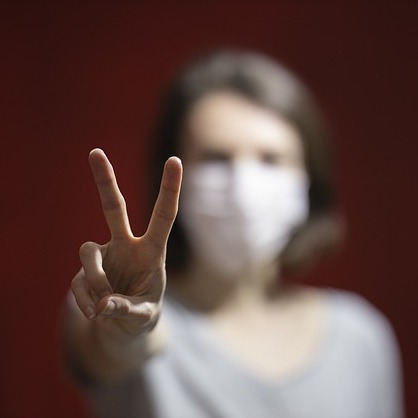
#> input picture ex_img/victory.jpg, 418 x 418 px
$ python pil_ex_4_gif.py
#> lines starting #> are read from the running program, lines starting #| are printed output that depends on the picture
from PIL import Image

# 이미지 파일 경로
image_path = '../ex_img/victory.jpg'

try:
    # 이미지 열기
    image = Image.open(image_path)
#> image is the input picture: PIL image 418x418 RGB; mean R, G, B 99.7, 74.3, 69.7

    print(f"원본 이미지 크기: {image.size}")
#| 원본 이미지 크기: (418, 418)

    # 1. 이미지 90도 회전
    rotated_90 = image.rotate(90, expand=True)
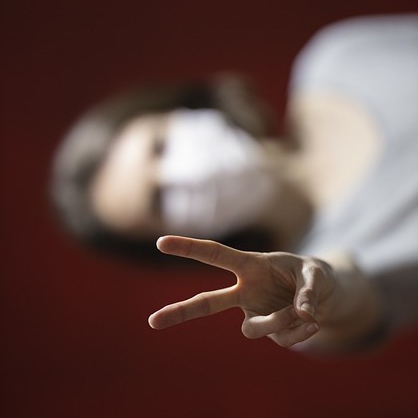
#> rotated_90: PIL image 418x418 RGB; mean R, G, B 99.7, 74.3, 69.7
    rotated_90.save('../ex_img/victory_rotate_90.jpg')
    print("90도 회전 이미지 저장 완료")

    # 2. 이미지 180도 회전
    rotated_180 = image.rotate(180)
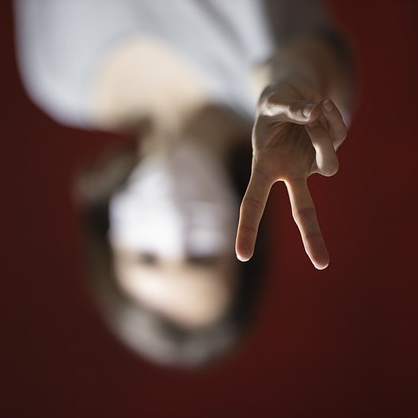
#> rotated_180: PIL image 418x418 RGB; mean R, G, B 99.7, 74.3, 69.7
    rotated_180.save('../ex_img/victory_rotate_180.jpg')
    print("180도 회전 이미지 저장 완료")

    # 3. 이미지 중앙 부분 자르기
    width, height = image.size
#> width = 418; height = 418

    # 중앙의 절반 크기로 자르기
    left = width // 4
#> left = 104
    top = height // 4
#> top = 104
    right = 3 * width // 4
#> right = 313
    bottom = 3 * height // 4
#> bottom = 313

    cropped_image = image.crop((left, top, right, bottom))
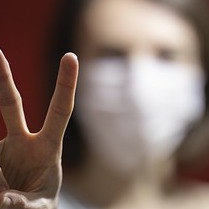
#> cropped_image: PIL image 209x209 RGB; mean R, G, B 127.8, 107.8, 99.2
    cropped_image.save('../ex_img/victory_cropped.jpg')
    print(f"자른 이미지 저장 완료 - 크기: {cropped_image.size}")
#| 자른 이미지 저장 완료 - 크기: (209, 209)

    # 4. 이미지 좌우 반전
    flipped_h = image.transpose(Image.FLIP_LEFT_RIGHT)
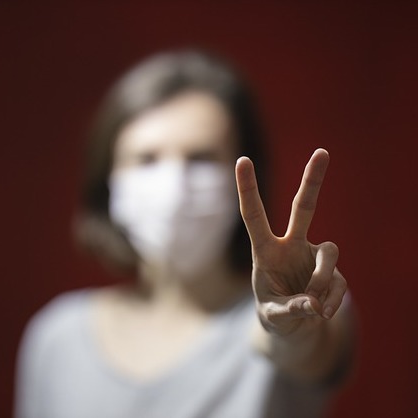
#> flipped_h: PIL image 418x418 RGB; mean R, G, B 99.7, 74.3, 69.7
    flipped_h.save('../ex_img/victory_flip_horizontal.jpg')
    print("좌우 반전 이미지 저장 완료")

    # 5. 이미지 상하 반전
    flipped_v = image.transpose(Image.FLIP_TOP_BOTTOM)
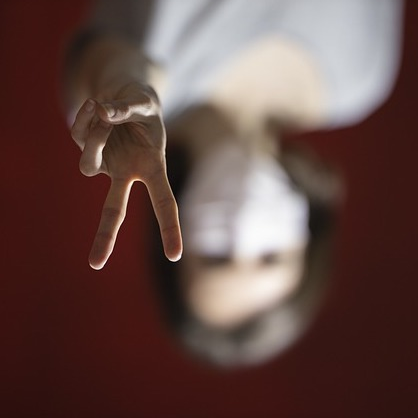
#> flipped_v: PIL image 418x418 RGB; mean R, G, B 99.7, 74.3, 69.7
    flipped_v.save('../ex_img/victory_flip_vertical.jpg')
    print("상하 반전 이미지 저장 완료")

    print("모든 변환이 완료되었습니다!")

except FileNotFoundError:
    print(f"이미지 파일을 찾을 수 없습니다: {image_path}")
    print("ex_img 폴더에 victory.jpg 파일이 있는지 확인해주세요.")
except Exception as e:
    print(f"오류가 발생했습니다: {e}")

$ run again, with ex_img/thumbs_down.jpg copied over ex_img/victory.jpg
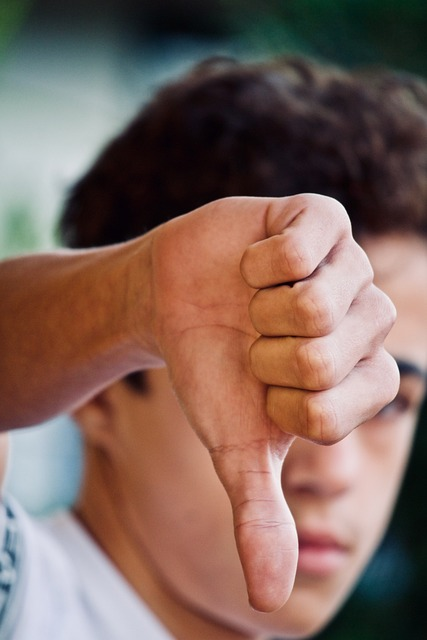
#> input picture ex_img/thumbs_down.jpg, 427 x 640 px
#> image is the input picture: PIL image 427x640 RGB; mean R, G, B 127.6, 101.7, 92.6
#| 원본 이미지 크기: (427, 640)
#| 자른 이미지 저장 완료 - 크기: (214, 320)
#> `flipped_h = image.transpose(Image.FLIP_LEFT_RIGHT)`:
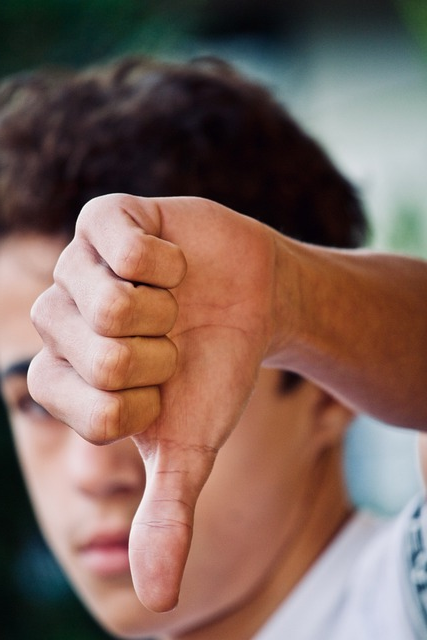
#> flipped_h: PIL image 427x640 RGB; mean R, G, B 127.6, 101.7, 92.6
#> `flipped_v = image.transpose(Image.FLIP_TOP_BOTTOM)`:
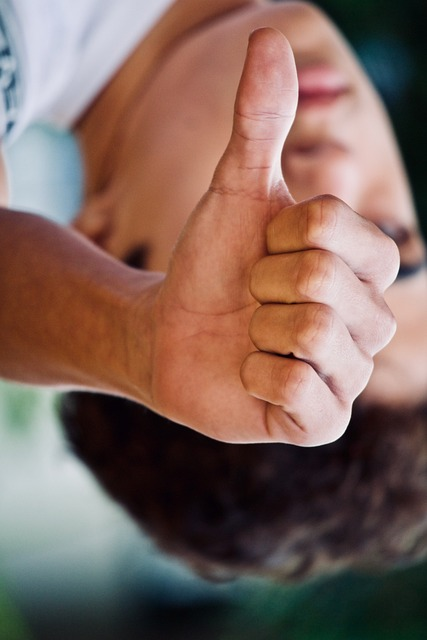
#> flipped_v: PIL image 427x640 RGB; mean R, G, B 127.6, 101.7, 92.6
